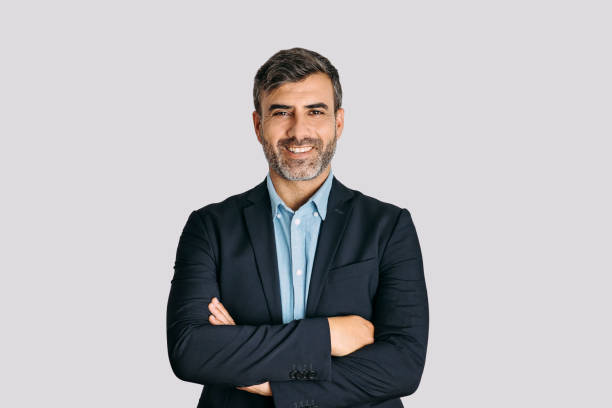
#> input picture py_practics/Week4/man.jpg, 612 x 408 px, found by its file name
$ python canny_edge-detection.py
#> lines starting #> are read from the running program, lines starting #| are printed output that depends on the picture; after the words box and inside, x2 and y2 are one past the last pixel; in counts of white or black regions, pixels touching at a corner belong together
import cv2

img = cv2.imread("./Week4/man.jpg", 0)
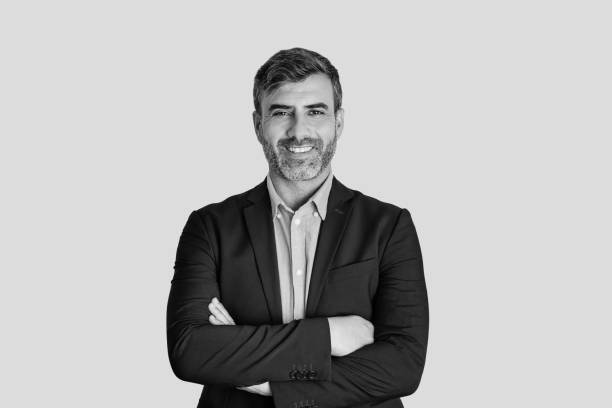
#> img: shape (408, 612); min 0, max 249, mean 182.7
canny = cv2.Canny(img, 60, 100)
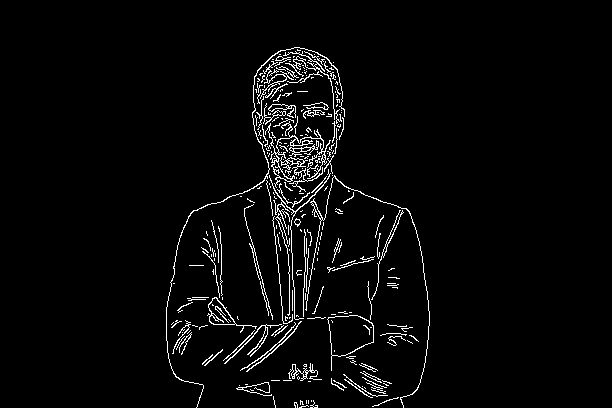
#> canny: shape (408, 612); 3.2% white in thin lines or dots, all inside (x1, y1, x2, y2) = (166, 47, 430, 408)

cv2.imshow("Canny-image", canny)
cv2.waitKey(0)
cv2.destroyAllWindows()
